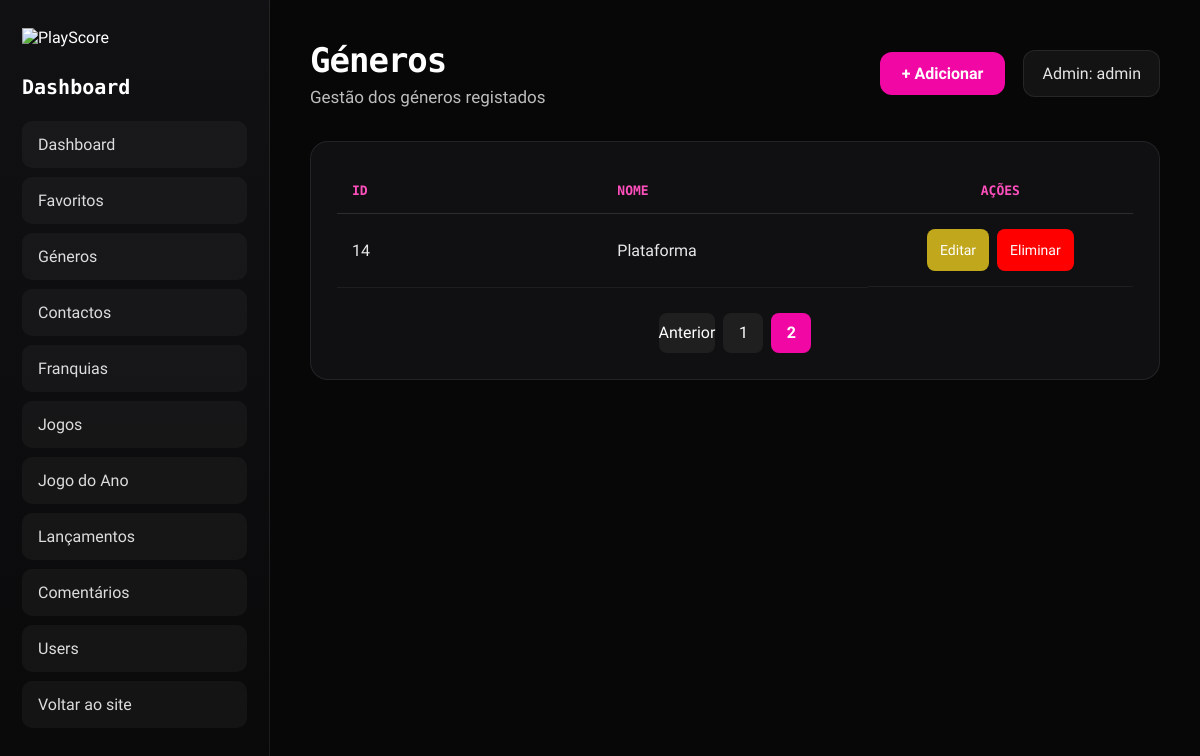
Before: /Site/admin/dashboard_generos.php?pagina=2 (signed in) with the older database file.
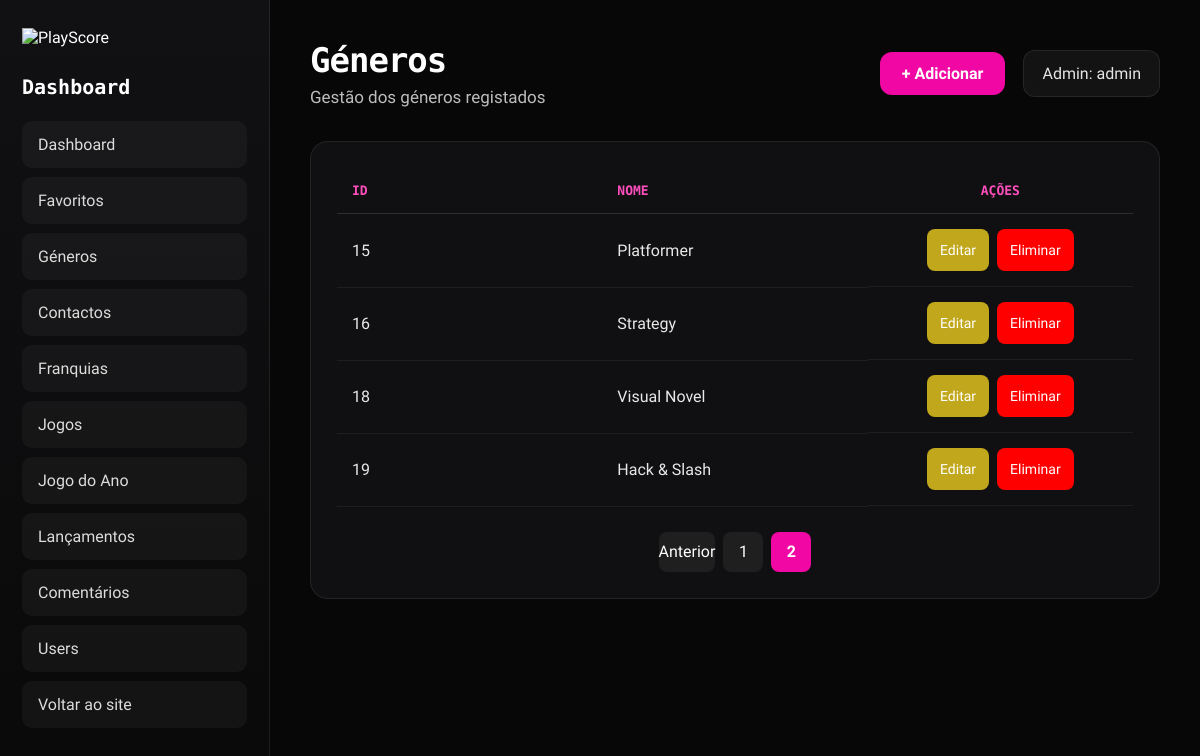
After: the same page with the newer database file.
### tables this page shows
CREATE TABLE IF NOT EXISTS `generos` (
  `id_genero` int NOT NULL AUTO_INCREMENT,
  `nome` varchar(20) NOT NULL,
  PRIMARY KEY (`id_genero`)
);

### Site/admin/dashboard_generos.php (the view, shortened to what this page needs)
<?php
include "../conexao.php";
$nome_admin = $_SESSION["nome"] ?? "Admin";
$por_pagina = 10;
$pagina = $_GET["pagina"] ?? 1;
$pagina = max(1, intval($pagina));
$inicio = ($pagina - 1) * $por_pagina;
$sql_total = "SELECT COUNT(*) AS total FROM generos";
$resultado_total = mysqli_query($conn, $sql_total);
$total_linhas = mysqli_fetch_assoc($resultado_total)["total"];
$total_paginas = ceil($total_linhas / $por_pagina);
$sql = "SELECT * FROM generos ORDER BY id_genero ASC LIMIT $inicio, $por_pagina";
$resultado = mysqli_query($conn, $sql);
?>
<!DOCTYPE html>
<html lang="pt">
<head>
    <link rel="stylesheet" href="../css/backoffice.css">
</head>
<body>
    <div class="backoffice">
        <aside class="sidebar">
            <div class="sidebar-logo">
                <img src="../logo/Logo.png" alt="PlayScore">
            </div>
            <h2>Dashboard</h2>
            <a href="dashboard.php">Dashboard</a>
            <nav class="sidebar-menu">
                <a href="dashboard_favoritos.php">Favoritos</a>
                <a href="dashboard_generos.php">Géneros</a>
                <a href="dashboard_contactos.php">Contactos</a>
                <a href="dashboard_franquia.php">Franquias</a>
                <a href="dashboard_jogos.php">Jogos</a>
                <a href="dashboard_jogoano.php">Jogo do Ano</a>
                <a href="dashboard_lancamento.php">Lançamentos</a>
                <a href="dashboard_comentarios.php">Comentários</a>
                <a href="dashboard_users.php">Users</a>
            </nav>
            <a href="../index.php" class="back-site">Voltar ao site</a>
        </aside>
        <main class="main-content">
            <div class="topbar">
                <div>
                    <h1>Géneros</h1>
                    <p>Gestão dos géneros registados</p>
                </div>
                <div class="topbar-actions">
                    <a href="dashboard_adicionar_generos.php" class="add-btn">
                        + Adicionar
                    </a>
                    <span>Admin: <?php echo $nome_admin; ?></span>
                </div>
            </div>
            <section class="table-card">
                <table>
                    <thead>
                        <tr>
                            <th>ID</th>
                            <th>Nome</th>
                            <th class="actions-title">Ações</th>
                        </tr>
                    </thead>
                    <tbody>
                        <?php while ($genero = mysqli_fetch_assoc($resultado)) { ?>
                            <tr>
                                <td><?php echo $genero["id_genero"]; ?></td>
                                <td><?php echo $genero["nome"]; ?></td>
                                <td class="actions">
                                    <a href="dashboard_editar_generos.php?id=<?php echo $genero["id_genero"]; ?>" class="btn edit">
                                        Editar
                                    </a>
                                    <a href="dashboard_generos.php?eliminar=<?php echo $genero["id_genero"]; ?>"
                                       class="btn delete"
                                       onclick="return confirm('Tens a certeza que queres eliminar este género?');">
                                        Eliminar
                                    </a>
                                </td>
                            </tr>
                        <?php } ?>
                    </tbody>
                </table>
                <div class="pagination">
                    <?php if ($pagina > 1) { ?>
                        <a href="dashboard_generos.php?pagina=<?php echo $pagina - 1; ?>">
                            Anterior
                        </a>
                    <?php } ?>
                    <?php for ($i = 1; $i <= $total_paginas; $i++) { ?>
                        <a href="dashboard_generos.php?pagina=<?php echo $i; ?>"
                            class="<?php echo ($i == $pagina) ? 'active' : ''; ?>">
                            <?php echo $i; ?>
                        </a>
                    <?php } ?>
                </div>
            </section>
        </main>
    </div>
</body>
</html>

### Site/css/backoffice.css (style rules this page uses)
* { margin: 0; padding: 0; box-sizing: border-box; }
body { background: #070708; color: white; font-family: 'Abel', sans-serif; }
.backoffice { display: flex; min-height: 100vh; }
.sidebar { width: 270px; background: linear-gradient(180deg, #111113, #09090a); padding: 28px 22px; border-right: 1px solid rgba(255,255,255,0.08); }
.sidebar-logo img { width: 150px; margin-bottom: 28px; }
.sidebar h2 { font-family: 'Kode Mono', monospace; font-size: 20px; margin-bottom: 22px; color: #ffffff; }
.sidebar a { display: block; color: #dcdcdc; text-decoration: none; padding: 13px 15px; margin-bottom: 9px; border-radius: 10px; background: rgba(255,255,255,0.04); border: 1px solid transparent; transition: 0.2s ease; }
.main-content { flex: 1; padding: 40px; }
.topbar { display: flex; justify-content: space-between; align-items: center; margin-bottom: 34px; }
.topbar h1 { font-family: 'Kode Mono', monospace; font-size: 34px; letter-spacing: -1px; }
.topbar p { color: #bdbdbd; margin-top: 7px; font-size: 17px; }
.topbar span { background: rgba(255,255,255,0.05); padding: 13px 18px; border-radius: 12px; border: 1px solid rgba(255,255,255,0.08); color: #e5e5e5; }
.table-card { background: rgba(17,17,19,0.95); border-radius: 18px; padding: 26px; border: 1px solid rgba(255,255,255,0.08); overflow-x: auto; }
.actions-title { text-align: center; }
table { width: 100%; border-collapse: collapse; table-layout: fixed; }
th, td { padding: 15px; border-bottom: 1px solid rgba(255,255,255,0.06); vertical-align: middle; text-align: left; }
th { font-family: 'Kode Mono', monospace; color: #ff4fbd; font-size: 13px; text-transform: uppercase; border-bottom: 1px solid rgba(255,255,255,0.12); }
td { color: #e8e8e8; font-size: 16px; }
tbody tr { transition: 0.2s ease; }
.actions { display: flex; justify-content: center; align-items: center; gap: 8px; height: 100%; }
.btn { padding: 13px 13px; border-radius: 8px; text-decoration: none; color: white; font-size: 14px; transition: 0.2s ease; white-space: nowrap; margin:0; }
.topbar-actions { display: flex; align-items: center; gap: 18px; }
.add-btn { background-color: #f107a3; color: white; text-decoration: none; padding: 12px 22px; border-radius: 12px; font-family: 'Abel', sans-serif; font-size: 16px; font-weight: 600; display: inline-flex; align-items: center; justify-content: center; gap: 8px; transition: transform 0.2s ease, box-shadow 0.2s ease, opacity 0.2s ease; }
.edit { background: #c0a71c; }
.delete { background: #ff0000; }
.pagination { display: flex; justify-content: center; align-items: center; gap: 8px; margin-top: 25px; flex-wrap: wrap; }
.pagination a { min-width: 40px; height: 40px; display: flex; justify-content: center; align-items: center; background: #1f1f1f; color: white; text-decoration: none; border-radius: 8px; font-family: 'Abel', sans-serif; font-size: 16px; transition: 0.2s; }
.pagination .active { background: #f107a3; font-weight: bold; }

Changed rows visible on the page:
removed generos: id_genero "14", nome "Plataforma"
added generos: id_genero "15", nome "Platformer"
added generos: id_genero "16", nome "Strategy"
added generos: id_genero "18", nome "Visual Novel"
added generos: id_genero "19", nome "Hack & Slash"
